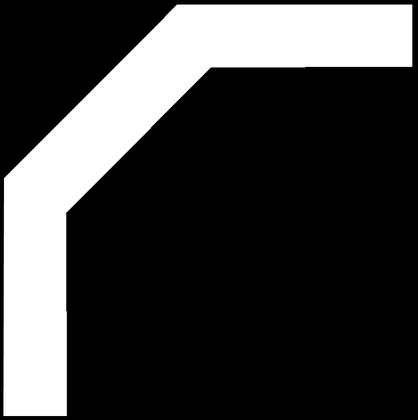
%> input picture sensor_fusion/matlabDrive/shared_folder/45_deg_kval.png, 418 x 420 px, shrunk from 738 x 741 before the run
$ octave transform.m   (GNU Octave 9; MATLAB toolbox functions it lacks are replaced by stand-ins)
%> lines starting %> are read from the running program, lines starting %| are printed output that depends on the picture; in (x1, y1, x2, y2) boxes, pixels count from 0 and x2, y2 are one past the last pixel; in counts of white or black regions, pixels touching at a corner belong together; the program's own positions count from 1


mapPath = "45_deg_kval.png";
I = imread(mapPath);
%> I is the input picture: size 420x418x3 uint8; min 0, max 255, mean 62.4

I = rgb2gray(I);
%> I: size 420x418 uint8

se = strel('cube',2);

%I = imdilate(I,se);

BW = edge(I,'canny');
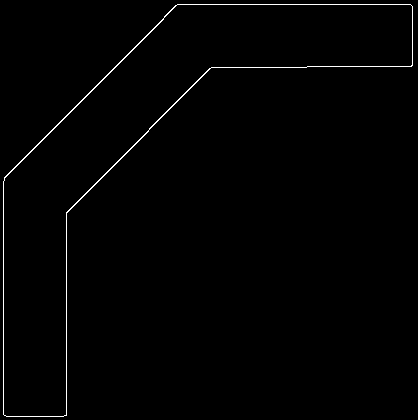
%> BW: size 420x418 logical; 0.93% white in thin lines or dots


[H,theta,rho] = hough(BW);
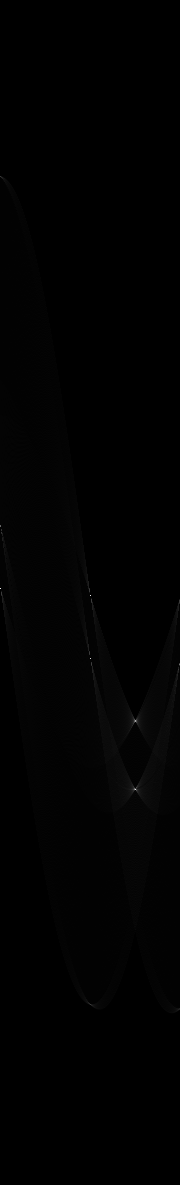
%> H: size 1185x180 double; min 0, max 234, mean 1.4
%> theta = 180 values from -90 to 89; rho = 1185 values from -592 to 592


figure
imshow(imadjust(rescale(H)),[],...
       'XData',theta,...
       'YData',rho,...
       'InitialMagnification','fit');
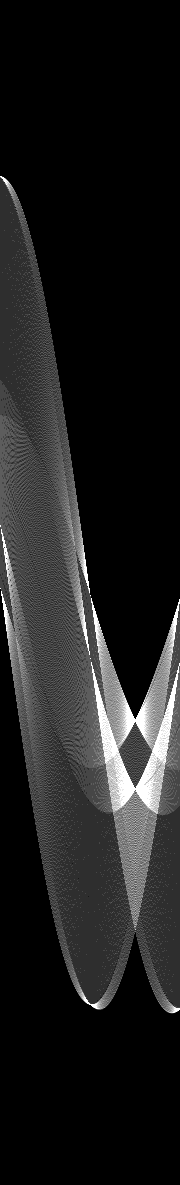
%> displayed picture: size 1185x180, on the screen's scale of 0 to 255; min 0, max 255, mean 30.4
xlabel('\theta (degrees)')
ylabel('\rho')
axis on
axis normal
hold on
colormap(gca,hot)
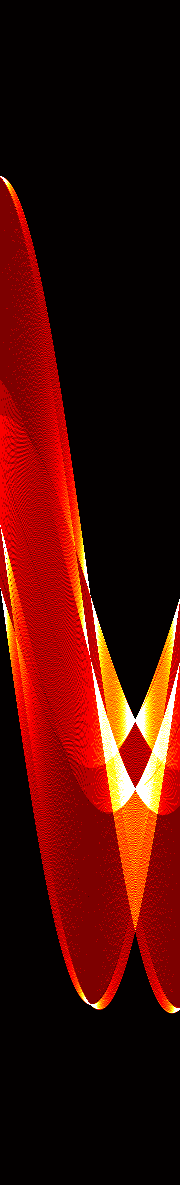
%> displayed picture: size 1185x180x3, on the screen's scale of 0 to 255; mean R, G, B 68.9, 11.6, 4.5

P = houghpeaks(H,30,'threshold',ceil(0.2*max(H(:))));
%> P = [589 1; 596 91; 790 136; 659 91; 721 136; 665 180; 1005 91; 177 1]
lines = houghlines(BW,theta,rho,P,'FillGap',5,'MinLength',7);
%> lines = 9 lines; longest, point1 to point2 (x, y): (5, 178) to (178, 5), (178, 5) to (411, 5), (4, 182) to (4, 415), (67, 213) to (213, 68), (67, 213) to (67, 416), (413, 7) to (413, 66)


figure, imshow(I), hold on
max_len = 0;

end_points = [];
for k = 1:length(lines)
   xy = [lines(k).point1; lines(k).point2];
   plot(xy(:,1),xy(:,2),'LineWidth',2,'Color','green');

   % Plot beginnings and ends of lines
   plot(xy(1,1),xy(1,2),'x','LineWidth',2,'Color','yellow');
   plot(xy(2,1),xy(2,2),'x','LineWidth',2,'Color','red');

   end_points = [end_points ; [xy(1,:) xy(2,:)]];

   % Determine the endpoints of the longest line segment
   len = norm(lines(k).point1 - lines(k).point2);
   if ( len > max_len)
      max_len = len;
      xy_long = xy;
   end
end
%> this loop made 9 passes
%> (len, max_len, xy_long) on passes 1, 5: (233, 233, [178 5; 411 5]), (244.7, 244.7, [5 178; 178 5])
%> (xy, len) on passes 4, 6, 7, 8, 9: ([67 213; 67 416], 203), ([317 67; 374 67], 57), ([260 68; 307 68], 47), ([413 7; 413 66], 59), ([7 417; 64 417], 57)
%> after the loop, end_points = [178 5 411 5; 4 182 4 415; 67 213 213 68; 67 213 67 416; 5 178 178 5; 317 67 374 67; 260 68 307 68; 413 7 413 66; 7 417 64 417]


intersections = [];
intersect_point = [];
dist = 10;
r = 10;

for i = 1:length(lines)-1

    for j = i+1:length(lines)

        if norm(lines(i).point1-lines(j).point1) < dist

           intersections = [intersections; [lines(i) lines(j)]];

           %point_xy = [lines(i).point1(1) height(I)-lines(i).point1(2)];
           intersect_point = [intersect_point;lines(i).point1];

           angle1 = atan2(lines(i).point2(2)-lines(i).point1(2),lines(i).point2(1)-lines(i).point1(1));
           angle2 = atan2(lines(j).point2(2)-lines(j).point1(2),lines(j).point2(1)-lines(j).point1(1));

         diff_angle = angle1-angle2;

           if abs(diff_angle) < pi
               th = linspace(angle1,2*pi-abs(diff_angle),50);
               x = r*cos(th)+lines(i).point1(1);
               y = r*-sin(th)+lines(i).point1(2);
               plot(x,y,'MarkerSize',5,'color','r');

               disp('if')

           else
               th = linspace(angle2,angle1,50);
               x = r*cos(th)+lines(i).point1(1);
               y = r*-sin(th)+lines(i).point1(2);
               plot(x,y,'MarkerSize',5,'color','r');

           end


           disp('1')


        end

         if norm(lines(i).point1-lines(j).point2) < dist

           intersections = [intersections; [lines(i) lines(j)]];
           intersect_point_xy = [lines(i).point1(1) height(I)-lines(i).point1(2)];

           angle1 = atan2(lines(i).point2(2)-lines(i).point1(2),lines(i).point2(1)-lines(i).point1(1));
           angle2 = atan2(lines(j).point1(2)-lines(j).point2(2),lines(j).point1(1)-lines(j).point2(1));

           intersect_point = [intersect_point;lines(i).point1];


           diff_angle = angle1-angle2;

           if abs(diff_angle) < pi
               th = linspace(angle1,2*pi-abs(diff_angle),50);
               x = r*cos(th)+lines(i).point1(1);
               y = r*-sin(th)+lines(i).point1(2);
               plot(x,y,'MarkerSize',5,'color','r');

               disp('if')

           else
               th = linspace(angle2,angle1,50);
               x = r*cos(th)+lines(i).point1(1);
               y = r*-sin(th)+lines(i).point1(2);
               plot(x,y,'MarkerSize',5,'color','r');

           end


            disp('2')
         end

          if norm(lines(i).point2-lines(j).point1) < dist

           intersections = [intersections; [lines(i) lines(j)]];
            point_xy = [lines(i).point2(1) height(I)-lines(i).point2(2)];
            intersect_point = [intersect_point;lines(i).point2];


           angle1 = atan2(lines(i).point1(2)-lines(i).point2(2),lines(i).point1(1)-lines(i).point2(1));
           angle2 = atan2(lines(j).point2(2)-lines(j).point1(2),lines(j).point2(1)-lines(j).point1(1));


           diff_angle = angle1-angle2;

           if abs(diff_angle) < pi
               th = linspace(angle1,2*pi-abs(diff_angle),50);
               x = r*cos(th)+lines(i).point2(1);
               y = r*-sin(th)+lines(i).point2(2);
               plot(x,y,'MarkerSize',5,'color','r');

               disp('if')

           else
               th = linspace(angle2,angle1,50);
               x = r*cos(th)+lines(i).point2(1);
               y = r*-sin(th)+lines(i).point2(2);
               plot(x,y,'MarkerSize',5,'color','r');

           end

            disp('3')
          end

           if norm(lines(i).point2-lines(j).point2) < dist

           intersections = [intersections; [lines(i) lines(j)]];

            intersect_point = [intersect_point;lines(i).point2];


           angle1 = atan2(lines(i).point1(2)-lines(i).point2(2),lines(i).point1(1)-lines(i).point2(1));
           angle2 = atan2(lines(j).point1(2)-lines(j).point2(2),lines(j).point1(1)-lines(j).point2(1));

           diff_angle = angle1-angle2;

           if abs(diff_angle) < pi
               th = linspace(angle1,2*pi-abs(diff_angle),50);
               x = r*cos(th)+lines(i).point2(1);
               y = r*-sin(th)+lines(i).point2(2);
               plot(x,y,'MarkerSize',5,'color','r');

               disp('if')

           else
               th = linspace(angle2,angle1,50);
               x = r*cos(th)+lines(i).point2(1);
               y = r*-sin(th)+lines(i).point2(2);
               plot(x,y,'MarkerSize',5,'color','r');

           end


            disp('4')
           end

    end
end
%> this loop made 8 passes
%| if
%| 2
%| if
%| 3
%| if
%| 1
%| if
%| 3
%| if
%| 1
%> (further printed lines are left out)
%> after the loop, angle1 = -1.57; angle2 = 3.14; diff_angle = -4.71; intersect_point = [178 5; 411 5; 4 182; 4 415; 67 213; 67 416]; intersect_point_xy = [178 415]; intersections = 12 lines; longest, point1 to point2 (x, y): (5, 178) to (178, 5), (5, 178) to (178, 5), (178, 5) to (411, 5), (178, 5) to (411, 5), (4, 182) to (4, 415), (4, 182) to (4, 415); point_xy = [4 5]; th = 50 values, max 3.14 at index 1, min -1.57 at index 50, mean 0.785; x = 50 values, max 76.99 at index 34, min 57 at index 1, mean 68.98; y = 50 values, max 426 at index 50, min 406 at index 17, mean 414
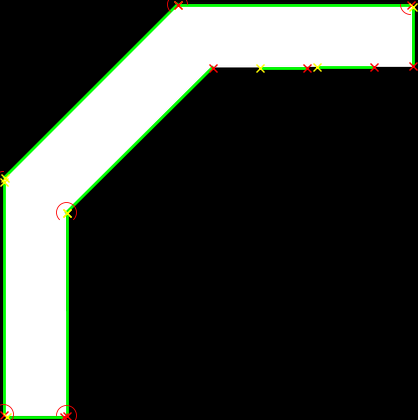
%> figure redrawn from the program's plot data


for i = 1:length(intersect_point)

    %temp1 = deg2rad(intersections(i,1).theta);
    %temp2 = deg2rad(intersections(i,2).theta);


%> (the run ends here)

$ run again, with sensor_fusion/matlabDrive/shared_folder/90_deg_kval.png copied over sensor_fusion/matlabDrive/shared_folder/45_deg_kval.png
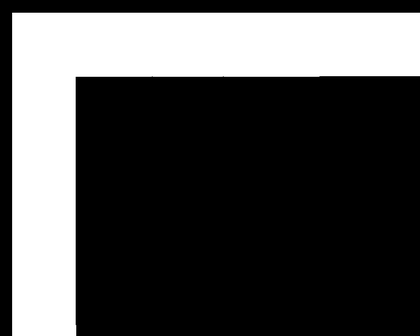
%> input picture sensor_fusion/matlabDrive/shared_folder/90_deg_kval.png, 420 x 336 px, shrunk from 727 x 582 before the run
%> I is the input picture: size 336x420x3 uint8; min 0, max 255, mean 76.9
%> I: size 336x420 uint8
%> `BW = edge(I,'canny');`:
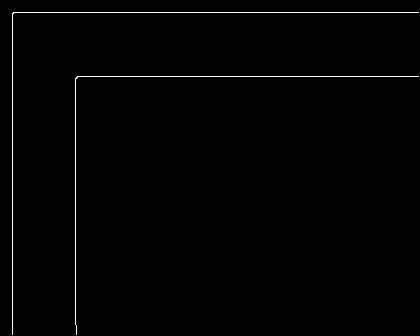
%> BW: size 336x420 logical; 0.94% white in thin lines or dots
%> theta = 180 values from -90 to 89; rho = 1075 values from -537 to 537
%> P = [526 1; 462 1; 550 91; 613 91]
%> lines = 4 lines; point1 to point2 (x, y): (14, 13) to (419, 13), (78, 77) to (419, 77), (13, 14) to (13, 335), (76, 79) to (76, 325)
%> the loop `for k = 1:length(lines)` made 4 passes
%> (len, max_len, xy_long) on pass 1: (405, 405, [14 13; 419 13])
%> after the loop `for k = 1:length(lines)`: end_points = [14 13 419 13; 78 77 419 77; 13 14 13 335; 76 79 76 325]
%> the loop `for i = 1:length(lines)-1` made 3 passes
%| if
%| 1
%| if
%| 1
%> after the loop `for i = 1:length(lines)-1`: angle1 = 0; angle2 = 1.57; diff_angle = -1.57; intersect_point = [14 13; 78 77]; intersections has the same summary as lines; th = 50 values from 0 to 4.71; x = 50 values, max 88 at index 1, min 68.01 at index 34, mean 76.02; y = 50 values, max 87 at index 50, min 67.01 at index 17, mean 75.02
%> after the loop `for i = 1:length(lines)-1`:
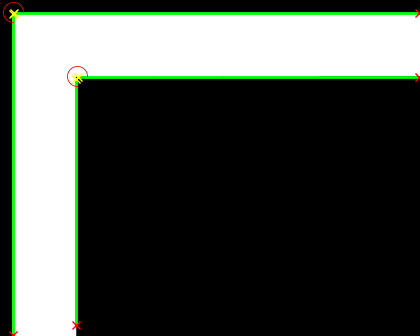
%> figure redrawn from the program's plot data

$ run again, with sensor_fusion/matlabDrive/shared_folder/Tkryds.png copied over sensor_fusion/matlabDrive/shared_folder/45_deg_kval.png
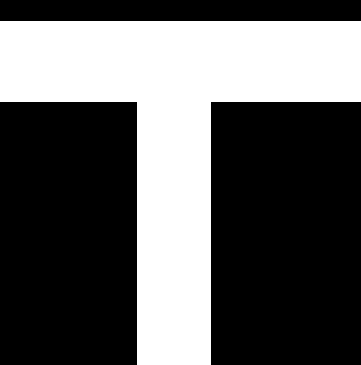
%> input picture sensor_fusion/matlabDrive/shared_folder/Tkryds.png, 361 x 365 px
%> I is the input picture: size 365x361x3 uint8; 37% white; 1 white region, box (x1, y1, x2, y2) and area: (0, 21, 361, 365) 48703
%> BW: size 365x361 logical; 0.88% white in thin lines or dots
%> theta = 180 values from -90 to 89; rho = 1025 values from -512 to 512
%> `colormap(gca,hot)`:
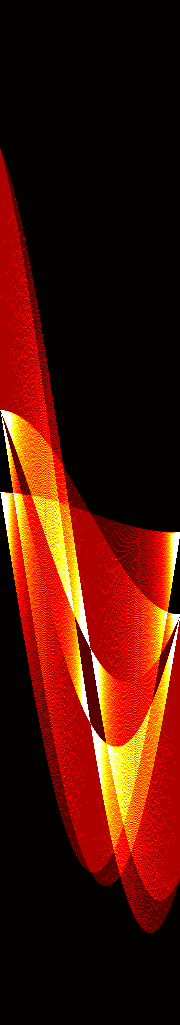
%> displayed picture: size 1025x180x3, on the screen's scale of 0 to 255; mean R, G, B 74.4, 18.2, 4.1
%> P = [493 1; 411 1; 649 91; 724 91]
%> lines = 5 lines; point1 to point2 (x, y): (2, 21) to (360, 21), (137, 103) to (137, 364), (212, 103) to (212, 364), (212, 103) to (360, 103), (2, 103) to (137, 103)
%> the loop `for k = 1:length(lines)` made 5 passes
%> (len, max_len, xy_long) on pass 1: (358, 358, [2 21; 360 21])
%> after the loop `for k = 1:length(lines)`: end_points = [2 21 360 21; 2 103 137 103; 212 103 360 103; 137 103 137 364; 212 103 212 364]
%> the loop `for i = 1:length(lines)-1` made 4 passes
%| if
%| 3
%| if
%| 1
%> after the loop `for i = 1:length(lines)-1`: angle1 = 0; angle2 = 1.57; diff_angle = -1.57; intersect_point = [137 103; 212 103]; intersections = 4 lines; point1 to point2 (x, y): (137, 103) to (137, 364), (212, 103) to (212, 364), (212, 103) to (360, 103), (2, 103) to (137, 103); point_xy = [137 262]; th = 50 values from 0 to 4.71; x = 50 values, max 222 at index 1, min 202 at index 34, mean 210; y = 50 values, max 113 at index 50, min 93.01 at index 17, mean 101
%> after the loop `for i = 1:length(lines)-1`:
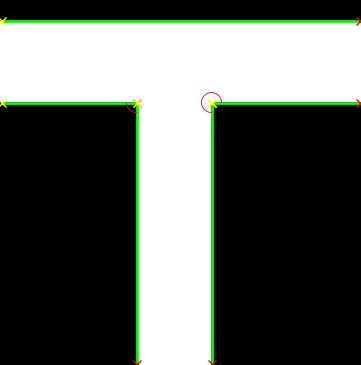
%> figure redrawn from the program's plot data
